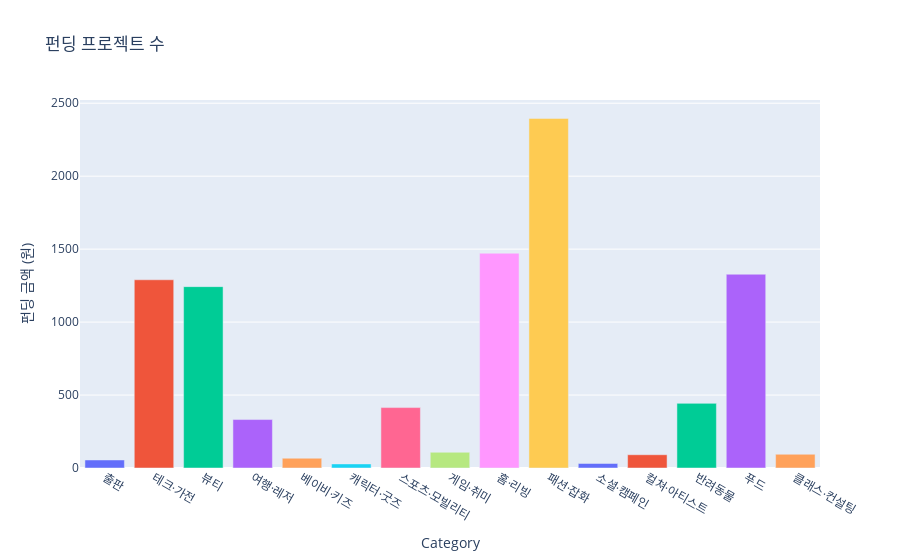

The notebook cell this image was saved under:
### Code cell
wadiz_list["Count"] = 1
df = wadiz_list.groupby(by=["Category"]).sum().reindex(category_sorter).reset_index()
dict_wadiz_count = dict(zip(df["Category"], df["Count"]))

fig4 = px.bar(df, x="Category", y="Count", color="Category", title="펀딩 프로젝트 수")
fig4.update_layout(showlegend=False, yaxis_title="펀딩 금액 (원)")
fig4.show()

### Figure 1 — Plotly figure (JSON) as saved in the notebook; plotly's stock layout.template omitted (floating-point values rounded to 4 significant figures)
{"data": [{"alignmentgroup": "True", "hovertemplate": "Category=%{x}<br>Count=%{y}<extra></extra>", "legendgroup": "출판", "marker": {"color": "#636efa", "pattern": {"shape": ""}}, "name": "출판", "offsetgroup": "출판", "orientation": "v", "showlegend": true, "textposition": "auto", "type": "bar", "x": ["출판"], "xaxis": "x", "y": [55], "yaxis": "y"}, {"alignmentgroup": "True", "hovertemplate": "Category=%{x}<br>Count=%{y}<extra></extra>", "legendgroup": "테크·가전", "marker": {"color": "#EF553B", "pattern": {"shape": ""}}, "name": "테크·가전", "offsetgroup": "테크·가전", "orientation": "v", "showlegend": true, "textposition": "auto", "type": "bar", "x": ["테크·가전"], "xaxis": "x", "y": [1290], "yaxis": "y"}, {"alignmentgroup": "True", "hovertemplate": "Category=%{x}<br>Count=%{y}<extra></extra>", "legendgroup": "뷰티", "marker": {"color": "#00cc96", "pattern": {"shape": ""}}, "name": "뷰티", "offsetgroup": "뷰티", "orientation": "v", "showlegend": true, "textposition": "auto", "type": "bar", "x": ["뷰티"], "xaxis": "x", "y": [1243], "yaxis": "y"}, {"alignmentgroup": "True", "hovertemplate": "Category=%{x}<br>Count=%{y}<extra></extra>", "legendgroup": "여행·레저", "marker": {"color": "#ab63fa", "pattern": {"shape": ""}}, "name": "여행·레저", "offsetgroup": "여행·레저", "orientation": "v", "showlegend": true, "textposition": "auto", "type": "bar", "x": ["여행·레저"], "xaxis": "x", "y": [332], "yaxis": "y"}, {"alignmentgroup": "True", "hovertemplate": "Category=%{x}<br>Count=%{y}<extra></extra>", "legendgroup": "베이비·키즈", "marker": {"color": "#FFA15A", "pattern": {"shape": ""}}, "name": "베이비·키즈", "offsetgroup": "베이비·키즈", "orientation": "v", "showlegend": true, "textposition": "auto", "type": "bar", "x": ["베이비·키즈"], "xaxis": "x", "y": [67], "yaxis": "y"}, {"alignmentgroup": "True", "hovertemplate": "Category=%{x}<br>Count=%{y}<extra></extra>", "legendgroup": "캐릭터·굿즈", "marker": {"color": "#19d3f3", "pattern": {"shape": ""}}, "name": "캐릭터·굿즈", "offsetgroup": "캐릭터·굿즈", "orientation": "v", "showlegend": true, "textposition": "auto", "type": "bar", "x": ["캐릭터·굿즈"], "xaxis": "x", "y": [28], "yaxis": "y"}, {"alignmentgroup": "True", "hovertemplate": "Category=%{x}<br>Count=%{y}<extra></extra>", "legendgroup": "스포츠·모빌리티", "marker": {"color": "#FF6692", "pattern": {"shape": ""}}, "name": "스포츠·모빌리티", "offsetgroup": "스포츠·모빌리티", "orientation": "v", "showlegend": true, "textposition": "auto", "type": "bar", "x": ["스포츠·모빌리티"], "xaxis": "x", "y": [414], "yaxis": "y"}, {"alignmentgroup": "True", "hovertemplate": "Category=%{x}<br>Count=%{y}<extra></extra>", "legendgroup": "게임·취미", "marker": {"color": "#B6E880", "pattern": {"shape": ""}}, "name": "게임·취미", "offsetgroup": "게임·취미", "orientation": "v", "showlegend": true, "textposition": "auto", "type": "bar", "x": ["게임·취미"], "xaxis": "x", "y": [108], "yaxis": "y"}, {"alignmentgroup": "True", "hovertemplate": "Category=%{x}<br>Count=%{y}<extra></extra>", "legendgroup": "홈·리빙", "marker": {"color": "#FF97FF", "pattern": {"shape": ""}}, "name": "홈·리빙", "offsetgroup": "홈·리빙", "orientation": "v", "showlegend": true, "textposition": "auto", "type": "bar", "x": ["홈·리빙"], "xaxis": "x", "y": [1472], "yaxis": "y"}, {"alignmentgroup": "True", "hovertemplate": "Category=%{x}<br>Count=%{y}<extra></extra>", "legendgroup": "패션·잡화", "marker": {"color": "#FECB52", "pattern": {"shape": ""}}, "name": "패션·잡화", "offsetgroup": "패션·잡화", "orientation": "v", "showlegend": true, "textposition": "auto", "type": "bar", "x": ["패션·잡화"], "xaxis": "x", "y": [2396], "yaxis": "y"}, {"alignmentgroup": "True", "hovertemplate": "Category=%{x}<br>Count=%{y}<extra></extra>", "legendgroup": "소셜·캠페인", "marker": {"color": "#636efa", "pattern": {"shape": ""}}, "name": "소셜·캠페인", "offsetgroup": "소셜·캠페인", "orientation": "v", "showlegend": true, "textposition": "auto", "type": "bar", "x": ["소셜·캠페인"], "xaxis": "x", "y": [31], "yaxis": "y"}, {"alignmentgroup": "True", "hovertemplate": "Category=%{x}<br>Count=%{y}<extra></extra>", "legendgroup": "컬쳐·아티스트", "marker": {"color": "#EF553B", "pattern": {"shape": ""}}, "name": "컬쳐·아티스트", "offsetgroup": "컬쳐·아티스트", "orientation": "v", "showlegend": true, "textposition": "auto", "type": "bar", "x": ["컬쳐·아티스트"], "xaxis": "x", "y": [91], "yaxis": "y"}, {"alignmentgroup": "True", "hovertemplate": "Category=%{x}<br>Count=%{y}<extra></extra>", "legendgroup": "반려동물", "marker": {"color": "#00cc96", "pattern": {"shape": ""}}, "name": "반려동물", "offsetgroup": "반려동물", "orientation": "v", "showlegend": true, "textposition": "auto", "type": "bar", "x": ["반려동물"], "xaxis": "x", "y": [443], "yaxis": "y"}, {"alignmentgroup": "True", "hovertemplate": "Category=%{x}<br>Count=%{y}<extra></extra>", "legendgroup": "푸드", "marker": {"color": "#ab63fa", "pattern": {"shape": ""}}, "name": "푸드", "offsetgroup": "푸드", "orientation": "v", "showlegend": true, "textposition": "auto", "type": "bar", "x": ["푸드"], "xaxis": "x", "y": [1328], "yaxis": "y"}, {"alignmentgroup": "True", "hovertemplate": "Category=%{x}<br>Count=%{y}<extra></extra>", "legendgroup": "클래스·컨설팅", "marker": {"color": "#FFA15A", "pattern": {"shape": ""}}, "name": "클래스·컨설팅", "offsetgroup": "클래스·컨설팅", "orientation": "v", "showlegend": true, "textposition": "auto", "type": "bar", "x": ["클래스·컨설팅"], "xaxis": "x", "y": [94], "yaxis": "y"}], "layout": {"barmode": "relative", "legend": {"title": {"text": "Category"}, "tracegroupgap": 0}, "showlegend": false, "title": {"text": "펀딩 프로젝트 수"}, "xaxis": {"anchor": "y", "categoryarray": ["출판", "테크·가전", "뷰티", "여행·레저", "베이비·키즈", "캐릭터·굿즈", "스포츠·모빌리티", "게임·취미", "홈·리빙", "패션·잡화", "소셜·캠페인", "컬쳐·아티스트", "반려동물", "푸드", "클래스·컨설팅"], "categoryorder": "array", "domain": [0, 1], "title": {"text": "Category"}}, "yaxis": {"anchor": "x", "domain": [0, 1], "title": {"text": "펀딩 금액 (원)"}}}}
